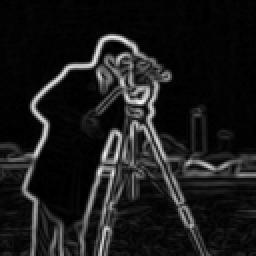
%> input picture HW4/cameraman_energy.tif, 128 x 128 px, shrunk from 256 x 256 before the run (shown 2 times larger)
$ octave --eval "seam_carving_demo('cameraman_energy.tif');"   (GNU Octave 9; MATLAB toolbox functions it lacks are replaced by stand-ins)
%> lines starting %> are read from the running program, lines starting %| are printed output that depends on the picture

function seam_carving_demo(imagePath)
%> called with imagePath = 'cameraman_energy.tif'
    % Load the image
    image = imread(imagePath);
%> image is the input picture: size 128x128 uint8; min 0, max 240, mean 25.9
    originalWidth = size(image, 2);
%> originalWidth = 128

    % Initialize Video Writer
    v = VideoWriter('seam_carving_demo.mp4', 'MPEG-4');
    v.FrameRate = 10; % Adjust frame rate as needed
    open(v);

    currentImage = image; % Start with the original image

    while size(currentImage, 2) > 1 % Continue until the image is reduced to 1 pixel width
        % Compute the energy map
        energyMap = computeEnergyMap(currentImage);

        % Compute the seam matrix
        seamMatrix = computeSeamMatrix(energyMap);

        % Find the optimal seam
        seamPath = findOptimalSeam(seamMatrix);

        % Mark the seam on the original image for visualization
        markedImage = markSeamOnImage(currentImage, seamPath);

        % Optionally, pad the image to maintain a constant frame size for the video
        paddedImage = padarray(markedImage, [0, originalWidth - size(markedImage, 2), 0], 'post');

        % Add the padded image to the video
        writeVideo(v, paddedImage);

        % Remove the seam from the image
        currentImage = removeSeam(currentImage, seamPath);
    end
%> this loop made 127 passes
%> minCol in findOptimalSeam on passes 1 to 12: 115, 114, 114, 113, 113, 120, 112, 8, 8, 118, 110, 2
%> pass 1, in computeEnergyMap, `smoothedImage = imgaussfilt(grayImage, 2);`:
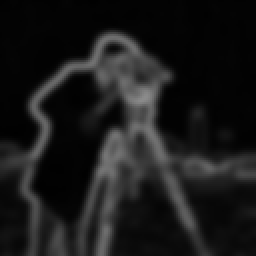
%> smoothedImage: size 128x128 uint8 (shown 2 times larger); min 0, max 139, mean 25.9
%> pass 1, in computeEnergyMap, `[Gx, Gy] = imgradientxy(smoothedImage, 'sobel');`:
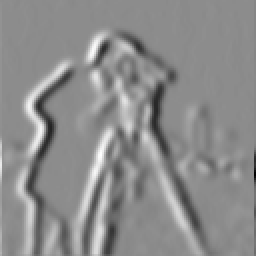
%> Gx: size 128x128 double (shown 2 times larger); min -267, max 218, mean 0.1; drawn with min black and max white
%> pass 1, in computeEnergyMap, `[Gx, Gy] = imgradientxy(smoothedImage, 'sobel');`:
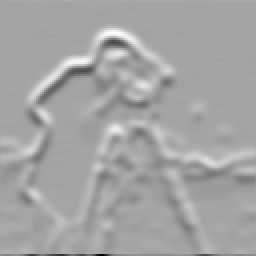
%> Gy: size 128x128 double (shown 2 times larger); min -401, max 222, mean 0.9; drawn with min black and max white
%> pass 1, in computeEnergyMap, `energyMap = sqrt(Gx.^2 + Gy.^2);`:
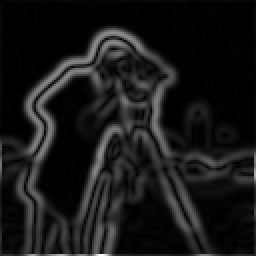
%> energyMap: size 128x128 double (shown 2 times larger); min 0, max 401.2, mean 37.7; drawn with min black and max white
%> after the loop, currentImage = 128 values, max 59 at index 81, min 0 at index 2, mean 7.55

    % Close the video file
    close(v);

function energyMap = computeEnergyMap(image)
    % Check if the image is RGB; if it has 3 layers, then it's RGB
    if size(image, 3) == 3
        % Convert the image to grayscale
        grayImage = rgb2gray(image);
    else
        % The image is already grayscale
        grayImage = image;
    end

    % Apply Gaussian smoothing
    smoothedImage = imgaussfilt(grayImage, 2); % Sigma = 2, adjust as needed

    % Compute the gradient magnitude
    [Gx, Gy] = imgradientxy(smoothedImage, 'sobel');
    energyMap = sqrt(Gx.^2 + Gy.^2);
end


    function seamMatrix = computeSeamMatrix(energyMap)
        [rows, cols] = size(energyMap);
        seamMatrix = zeros(rows, cols);
        seamMatrix(1, :) = energyMap(1, :);

        for i = 2:rows
            for j = 1:cols
                if j == 1
                    seamMatrix(i,j) = energyMap(i,j) + min([seamMatrix(i-1,j), seamMatrix(i-1,j+1)]);
                elseif j == cols
                    seamMatrix(i,j) = energyMap(i,j) + min([seamMatrix(i-1,j-1), seamMatrix(i-1,j)]);
                else
                    seamMatrix(i,j) = energyMap(i,j) + min([seamMatrix(i-1,j-1), seamMatrix(i-1,j), seamMatrix(i-1,j+1)]);
                end
            end
        end
    end

    function seamPath = findOptimalSeam(seamMatrix)
        [rows, cols] = size(seamMatrix);
        seamPath = zeros(rows, 1);

        [~, minCol] = min(seamMatrix(rows, :));
        seamPath(rows) = minCol;

        for i = rows-1:-1:1
            prevCol = seamPath(i+1);
            if prevCol == 1
                [~, offset] = min(seamMatrix(i, prevCol:prevCol+1));
                seamPath(i) = prevCol - 1 + offset;
            elseif prevCol == cols
                [~, offset] = min(seamMatrix(i, prevCol-1:prevCol));
                seamPath(i) = prevCol - 2 + offset;
            else
                [~, offset] = min(seamMatrix(i, prevCol-1:prevCol+1));
                seamPath(i) = prevCol - 2 + offset;
            end
        end
    end

    function markedImage = markSeamOnImage(image, seamPath)
        markedImage = image;
        for i = 1:length(seamPath)
            markedImage(i, seamPath(i), 1) = 255; % Red channel
            markedImage(i, seamPath(i), 2:3) = 0; % Green and Blue channels
        end
    end

    function im = removeSeam(im, seamPath)
        [rows, ~, numChannels] = size(im);
        for ch = 1:numChannels
            for i = 1:rows
                im(i, seamPath(i):end-1, ch) = im(i, seamPath(i)+1:end, ch);
            end
        end
        im = im(:,1:end-1,:);
    end
end
